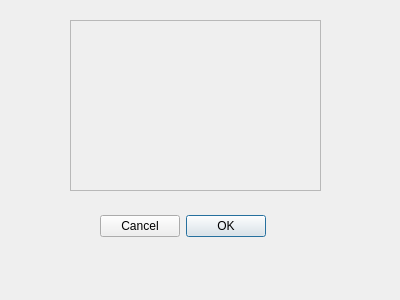
<?xml version="1.0" encoding="UTF-8"?>
<ui version="4.0">
 <class>Dialog</class>
 <widget class="QDialog" name="Dialog">
  <property name="geometry">
   <rect>
    <x>0</x>
    <y>0</y>
    <width>400</width>
    <height>300</height>
   </rect>
  </property>
  <property name="windowTitle">
   <string>Dialog</string>
  </property>
  <widget class="QDialogButtonBox" name="buttonBox">
   <property name="geometry">
    <rect>
     <x>100</x>
     <y>210</y>
     <width>181</width>
     <height>32</height>
    </rect>
   </property>
   <property name="layoutDirection">
    <enum>Qt::RightToLeft</enum>
   </property>
   <property name="orientation">
    <enum>Qt::Horizontal</enum>
   </property>
   <property name="standardButtons">
    <set>QDialogButtonBox::Cancel|QDialogButtonBox::Ok</set>
   </property>
  </widget>
  <widget class="QFrame" name="frame">
   <property name="geometry">
    <rect>
     <x>70</x>
     <y>20</y>
     <width>251</width>
     <height>171</height>
    </rect>
   </property>
   <property name="frameShape">
    <enum>QFrame::StyledPanel</enum>
   </property>
   <property name="frameShadow">
    <enum>QFrame::Raised</enum>
   </property>
  </widget>
 </widget>
 <resources/>
 <connections>
  <connection>
   <sender>buttonBox</sender>
   <signal>accepted()</signal>
   <receiver>Dialog</receiver>
   <slot>accept()</slot>
   <hints>
    <hint type="sourcelabel">
     <x>248</x>
     <y>254</y>
    </hint>
    <hint type="destinationlabel">
     <x>157</x>
     <y>274</y>
    </hint>
   </hints>
  </connection>
  <connection>
   <sender>buttonBox</sender>
   <signal>rejected()</signal>
   <receiver>Dialog</receiver>
   <slot>reject()</slot>
   <hints>
    <hint type="sourcelabel">
     <x>316</x>
     <y>260</y>
    </hint>
    <hint type="destinationlabel">
     <x>286</x>
     <y>274</y>
    </hint>
   </hints>
  </connection>
 </connections>
</ui>
